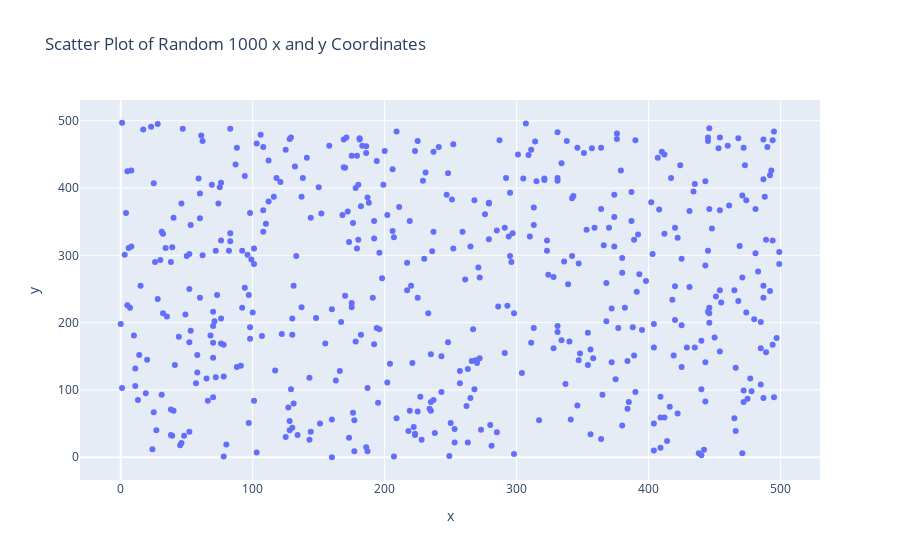

Source (notebook cell):
### Markdown cell above
### 3. Write a program to draw a scatter plot for random 500 x and y coordinates and style it

### Code cell
logging.basicConfig(filename='app6.log', level=logging.INFO, format='%(asctime)s - %(levelname)s - %(message)s')
def plot_scatter(x, y):
    '''
    Function takes the x, y numpy arrays and plots the scatter plot

    Parameters:
    x (numpy array): Array of x coordinates
    y (numpy array): Array of y coordinates
    
    Returns:
    None
    '''
 
    fig = px.scatter(x=x, y=y, title='Scatter Plot of Random 1000 x and y Coordinates')
    
    fig.update_layout(xaxis_title='x', yaxis_title='y')
    fig.show()

def main():
    try:
        x = np.random.randint(0, 500, 500)
        y = np.random.randint(0, 500, 500)
        plot_scatter(x, y)
    except Exception as e:
        logging.error(f"Error generating random data: {e}")

if __name__ == "__main__":
    main()

### Figure 1 — Plotly figure (JSON) as saved in the notebook; plotly's stock layout.template omitted (floating-point values rounded to 4 significant figures; data arrays with more than 128 entries replaced by an {"elided": "..."} marker saying what was removed)
{"data": [{"hovertemplate": "x=%{x}<br>y=%{y}<extra></extra>", "legendgroup": "", "marker": {"color": "#636efa", "symbol": "circle"}, "mode": "markers", "name": "", "orientation": "v", "showlegend": false, "type": "scatter", "x": {"elided": "500 int values"}, "xaxis": "x", "y": {"elided": "500 int values"}, "yaxis": "y"}], "layout": {"legend": {"tracegroupgap": 0}, "title": {"text": "Scatter Plot of Random 1000 x and y Coordinates"}, "xaxis": {"anchor": "y", "domain": [0, 1], "title": {"text": "x"}}, "yaxis": {"anchor": "x", "domain": [0, 1], "title": {"text": "y"}}}}
